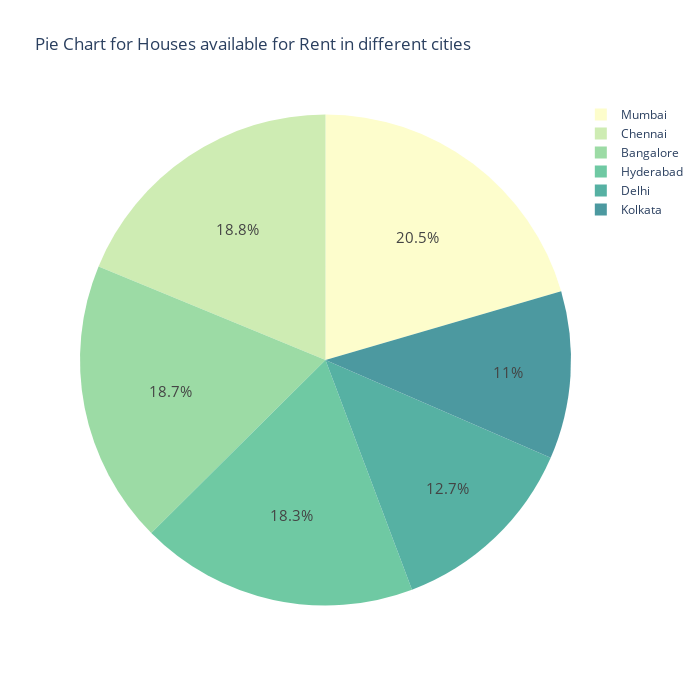

Notebook code cell kept with this figure:
### Code cell
print(data['City'].value_counts())
sns.set_style('whitegrid')

fig = px.pie(data, names='City', height=700, width= 700, color_discrete_sequence=px.colors.sequential.deep, title='Pie Chart for Houses available for Rent in different cities')
fig.update_traces(textfont_size=15)
fig.show()

### Figure 1 — Plotly figure (JSON) as saved in the notebook; plotly's stock layout.template omitted (floating-point values rounded to 4 significant figures; data arrays with more than 128 entries replaced by an {"elided": "..."} marker saying what was removed)
{"data": [{"domain": {"x": [0, 1], "y": [0, 1]}, "hovertemplate": "City=%{label}<extra></extra>", "labels": {"elided": "4746 str values"}, "legendgroup": "", "name": "", "showlegend": true, "textfont": {"size": 15}, "type": "pie"}], "layout": {"height": 700, "legend": {"tracegroupgap": 0}, "piecolorway": ["rgb(253, 253, 204)", "rgb(206, 236, 179)", "rgb(156, 219, 165)", "rgb(111, 201, 163)", "rgb(86, 177, 163)", "rgb(76, 153, 160)", "rgb(68, 130, 155)", "rgb(62, 108, 150)", "rgb(62, 82, 143)", "rgb(64, 60, 115)", "rgb(54, 43, 77)", "rgb(39, 26, 44)"], "title": {"text": "Pie Chart for Houses available for Rent in different cities"}, "width": 700}}
